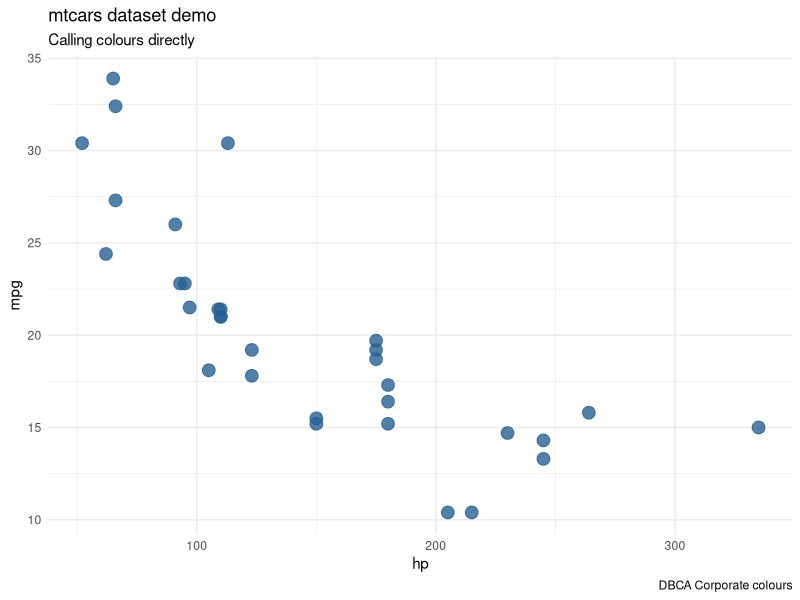
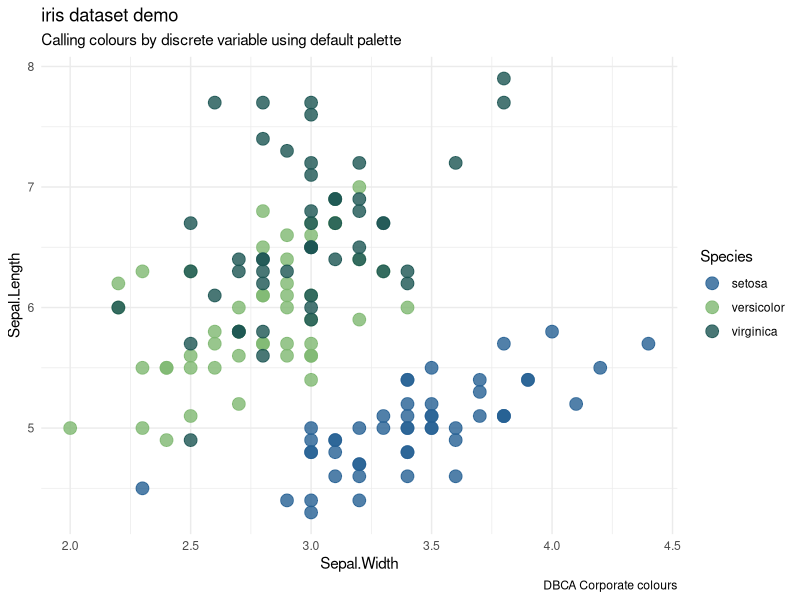
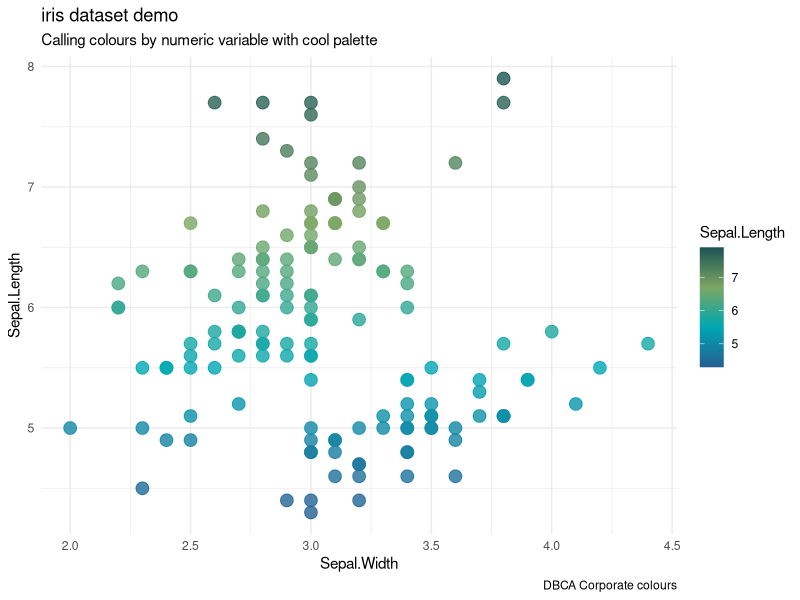
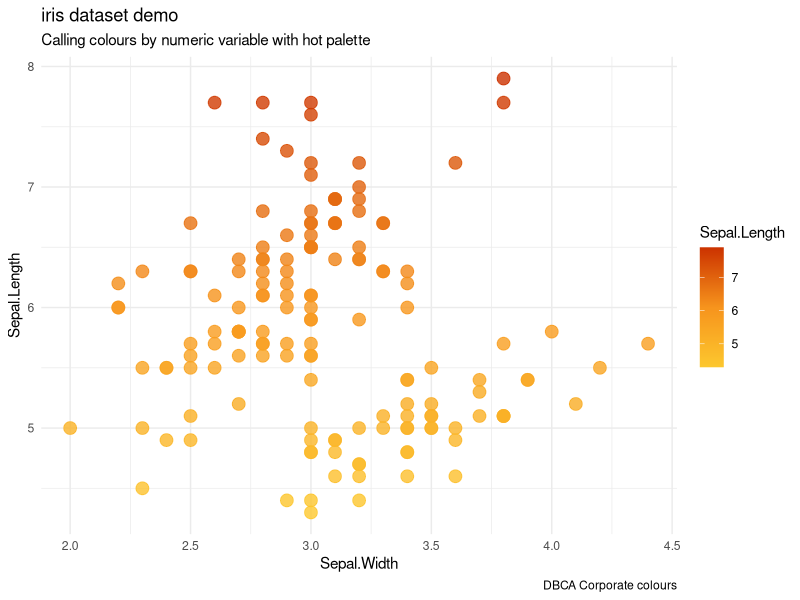
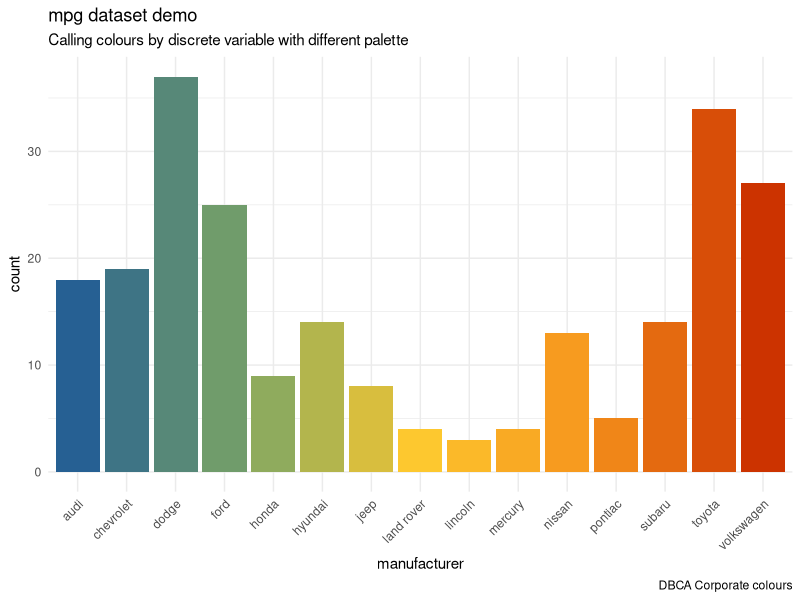
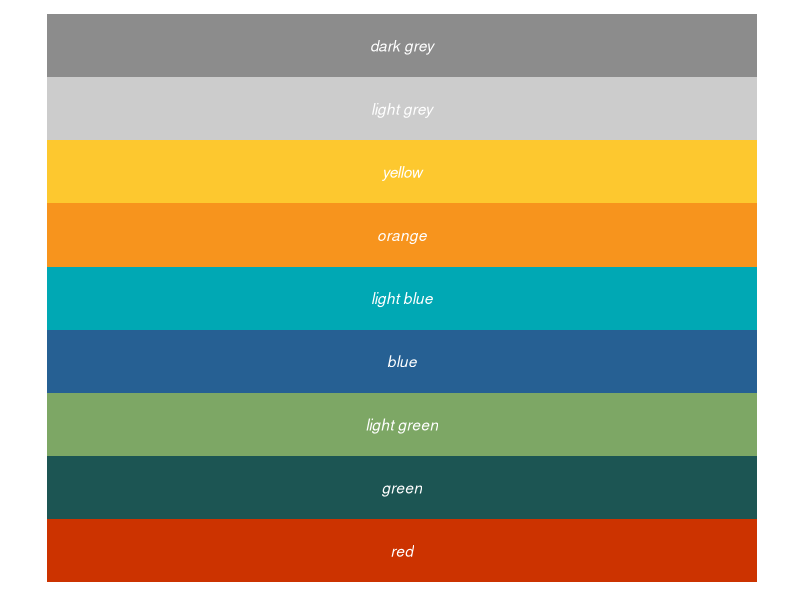

Source code (R) for these figures, in order:
library(ggplot2)
theme_set(theme_minimal())
# dbca corporate colors
dbca_colours <- c(
  `red`        = "#cc3300",
  `green`      = "#1C5553",
  `light green` = "#7DA765",
  `blue`       = "#266093",
  `light blue` = "#00A8B4",
  `orange`     = "#F7941D",
  `yellow`     = "#FDC82F",
  `light grey` = "#cccccc",
  `dark grey`  = "#8c8c8c")

#lb #00b3ff

#' Function to extract dbca colours as hex codes
#'
#' @param ... Character names of dbca_colours 
#'
dbca_cols <- function(...) {
  cols <- c(...)
  
  if (is.null(cols))
    return (dbca_colours)
  
  dbca_colours[cols]
}



dbca_palettes <- list(
  `main`  = dbca_cols("blue", "light blue", "yellow", "green"),
  
  `cool`  = dbca_cols("blue", "light blue", "light green", "green"),
  
  `hot`   = dbca_cols("yellow", "orange", "red"),
  
  `mixed` = dbca_cols("blue", "light green", "yellow", "orange", "red"),
  
  `grey`  = dbca_cols("light grey", "dark grey"),
  
  `all`   = dbca_cols("red", "green", "light green", "blue", "light blue",
                      "orange", "yellow", "light grey", "dark grey")
)


#' Return function to interpolate a dbca colour palette
#'
#' @param palette Character name of palette in dbca_palettes
#' @param reverse Boolean indicating whether the palette should be reversed
#' @param ... Additional arguments to pass to colorRampPalette()
#'
dbca_pal <- function(palette = "main", reverse = FALSE, ...) {
  pal <- dbca_palettes[[palette]]
  
  if (reverse) pal <- rev(pal)
  
  colorRampPalette(pal, ...)
}



#' Color scale constructor for dbca colours
#'
#' @param palette Character name of palette in dbca_palettes
#' @param discrete Boolean indicating whether color aesthetic is discrete or not
#' @param reverse Boolean indicating whether the palette should be reversed
#' @param ... Additional arguments passed to discrete_scale() or
#'            scale_color_gradientn(), used respectively when discrete is TRUE or FALSE
#'
scale_colour_dbca <- function(palette = "main", discrete = TRUE, reverse = FALSE, ...) {
  pal <- dbca_pal(palette = palette, reverse = reverse)
  
  if (discrete) {
    discrete_scale("colour", paste0("dbca_", palette), palette = pal, ...)
  } else {
    scale_color_gradientn(colours = pal(256), ...)
  }
}

#' Fill scale constructor for dbca colours
#'
#' @param palette Character name of palette in dbca_palettes
#' @param discrete Boolean indicating whether color aesthetic is discrete or not
#' @param reverse Boolean indicating whether the palette should be reversed
#' @param ... Additional arguments passed to discrete_scale() or
#'            scale_fill_gradientn(), used respectively when discrete is TRUE or FALSE
#'
scale_fill_dbca <- function(palette = "main", discrete = TRUE, reverse = FALSE, ...) {
  pal <- dbca_pal(palette = palette, reverse = reverse)
  
  if (discrete) {
    discrete_scale("fill", paste0("dbca_", palette), palette = pal, ...)
  } else {
    scale_fill_gradientn(colours = pal(256), ...)
  }
}

# Use colours directly
ggplot(mtcars, aes(hp, mpg)) +
  geom_point(color = dbca_cols("blue"),
             size = 4, alpha = .8) +
  labs(title = "mtcars dataset demo",
       subtitle = "Calling colours directly",
       caption = "DBCA Corporate colours")

# Color by discrete variable using default palette
ggplot(iris, aes(Sepal.Width, Sepal.Length, color = Species)) +
  geom_point(size = 4, alpha = .8) +
  scale_colour_dbca() +
  labs(title = "iris dataset demo",
       subtitle = "Calling colours by discrete variable using default palette",
       caption = "DBCA Corporate colours")

# Color by numeric variable with cool palette
ggplot(iris, aes(Sepal.Width, Sepal.Length, color = Sepal.Length)) +
  geom_point(size = 4, alpha = .8) +
  scale_colour_dbca(discrete = FALSE, palette = "cool") +
  labs(title = "iris dataset demo",
       subtitle = "Calling colours by numeric variable with cool palette",
       caption = "DBCA Corporate colours")

# Color by numeric variable with hot palette
ggplot(iris, aes(Sepal.Width, Sepal.Length, color = Sepal.Length)) +
  geom_point(size = 4, alpha = .8) +
  scale_colour_dbca(discrete = FALSE, palette = "hot") +
  labs(title = "iris dataset demo",
       subtitle = "Calling colours by numeric variable with hot palette",
       caption = "DBCA Corporate colours")


# Fill by discrete variable with different palette + remove legend (guide)
ggplot(mpg, aes(manufacturer, fill = manufacturer)) +
  geom_bar() +
  theme(axis.text.x = element_text(angle = 45, hjust = 1)) +
  scale_fill_dbca(palette = "mixed", guide = "none", discrete = TRUE) +
  labs(title = "mpg dataset demo",
       subtitle = "Calling colours by discrete variable with different palette",
       caption = "DBCA Corporate colours")

cols <- c("red", "green", "light green", "blue", "light blue",
          "orange", "yellow", "light grey", "dark grey")

colsf <- factor(cols, levels = cols)

df <- data.frame(colour = colsf,
                 val = c(rep(10, 9)))
ggplot(df, aes(colour, fill = colour)) +
  geom_bar(width=1) +
  theme(axis.line=element_blank(),
        axis.text.x=element_blank(),
        axis.text.y=element_blank(),
        axis.ticks=element_blank(),
        axis.title.x=element_blank(),
        axis.title.y=element_blank(),
        legend.position="none",
        panel.background=element_blank(),
        panel.border=element_blank(),
        panel.grid.major=element_blank(),
        panel.grid.minor=element_blank(),
        plot.background=element_blank()) +
  scale_fill_dbca(palette = "all", guide = "none", discrete = TRUE) +
  coord_flip() +
  geom_text(aes(x = colour, y = 1, label = colour),
            position = position_stack(vjust = .5), colour = "white", fontface = "italic")
  